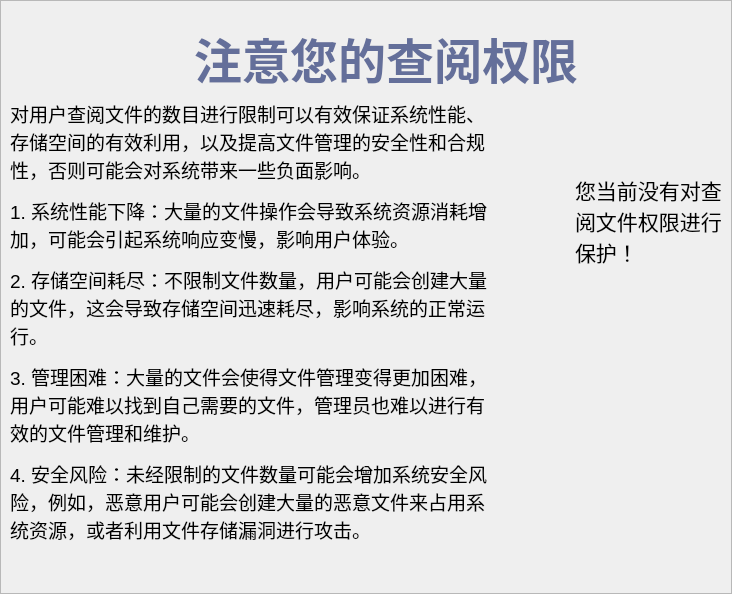
     <widget class="QWidget" name="pageOfAccessRestriction">
      <layout class="QHBoxLayout" name="horizontalLayout_2">
       <property name="leftMargin">
        <number>0</number>
       </property>
       <property name="topMargin">
        <number>0</number>
       </property>
       <property name="rightMargin">
        <number>0</number>
       </property>
       <property name="bottomMargin">
        <number>0</number>
       </property>
       <item>
        <widget class="QFrame" name="frameOfAccessRestriction">
         <property name="styleSheet">
          <string notr="true">QFrame#frameOfAccessRestriction
{
    border-image: url(:/img/background/mild-background.jpeg);
}</string>
         </property>
         <property name="frameShape">
          <enum>QFrame::StyledPanel</enum>
         </property>
         <property name="frameShadow">
          <enum>QFrame::Raised</enum>
         </property>
         <layout class="QHBoxLayout" name="horizontalLayout_13">
          <property name="topMargin">
           <number>22</number>
          </property>
          <item>
           <layout class="QVBoxLayout" name="verticalLayout" stretch="0,5">
            <item>
             <layout class="QHBoxLayout" name="horizontalLayout_22" stretch="1,20">
              <item>
               <widget class="clickLabel" name="backOfAccessRestriction">
                <property name="text">
                 <string/>
                </property>
                <property name="pixmap">
                 <pixmap resource="../resource/res.qrc">:/img/common/back2.png</pixmap>
                </property>
               </widget>
              </item>
              <item>
               <widget class="QLabel" name="label_3">
                <property name="text">
                 <string>&lt;html&gt;&lt;head/&gt;&lt;body&gt;&lt;p&gt;&lt;span style=&quot; font-size:36pt; font-weight:600; color:#646f9a;&quot;&gt;注意您的查阅权限&lt;/span&gt;&lt;/p&gt;&lt;/body&gt;&lt;/html&gt;</string>
                </property>
                <property name="alignment">
                 <set>Qt::AlignCenter</set>
                </property>
               </widget>
              </item>
             </layout>
            </item>
            <item>
             <layout class="QHBoxLayout" name="horizontalLayout_12">
              <property name="spacing">
               <number>40</number>
              </property>
              <item>
               <widget class="QLabel" name="descOfAccessRestriction">
                <property name="styleSheet">
                 <string notr="true">QLabel#descOfAccessRestriction
{
    border-image: url(:/img/scan/analysis/rect.png);
}</string>
                </property>
                <property name="text">
                 <string>&lt;html&gt;&lt;head/&gt;&lt;body&gt;&lt;p&gt;&lt;span style=&quot; font-size:14pt;&quot;&gt;对用户查阅文件的数目进行限制可以有效保证系统性能、存储空间的有效利用，以及提高文件管理的安全性和合规性，否则可能会对系统带来一些负面影响。&lt;/span&gt;&lt;/p&gt;&lt;p&gt;&lt;span style=&quot; font-size:14pt;&quot;&gt;1. 系统性能下降：大量的文件操作会导致系统资源消耗增加，可能会引起系统响应变慢，影响用户体验。&lt;/span&gt;&lt;/p&gt;&lt;p&gt;&lt;span style=&quot; font-size:14pt;&quot;&gt;2. 存储空间耗尽：不限制文件数量，用户可能会创建大量的文件，这会导致存储空间迅速耗尽，影响系统的正常运行。&lt;/span&gt;&lt;/p&gt;&lt;p&gt;&lt;span style=&quot; font-size:14pt;&quot;&gt;3. 管理困难：大量的文件会使得文件管理变得更加困难，用户可能难以找到自己需要的文件，管理员也难以进行有效的文件管理和维护。&lt;/span&gt;&lt;/p&gt;&lt;p&gt;&lt;span style=&quot; font-size:14pt;&quot;&gt;4. 安全风险：未经限制的文件数量可能会增加系统安全风险，例如，恶意用户可能会创建大量的恶意文件来占用系统资源，或者利用文件存储漏洞进行攻击。&lt;/span&gt;&lt;/p&gt;&lt;p&gt;&lt;br/&gt;&lt;/p&gt;&lt;/body&gt;&lt;/html&gt;</string>
                </property>
                <property name="alignment">
                 <set>Qt::AlignLeading|Qt::AlignLeft|Qt::AlignVCenter</set>
                </property>
                <property name="wordWrap">
                 <bool>true</bool>
                </property>
                <property name="margin">
                 <number>20</number>
                </property>
               </widget>
              </item>
              <item>
               <layout class="QGridLayout" name="gridLayout_6">
                <item row="0" column="1">
                 <widget class="QLabel" name="labelOfAccessRestriction">
                  <property name="text">
                   <string>&lt;html&gt;&lt;head/&gt;&lt;body&gt;&lt;p&gt;&lt;span style=&quot; font-size:16pt;&quot;&gt;您当前没有对查阅文件权限进行保护！&lt;/span&gt;&lt;/p&gt;&lt;/body&gt;&lt;/html&gt;</string>
                  </property>
                  <property name="wordWrap">
                   <bool>true</bool>
                  </property>
                 </widget>
                </item>
                <item row="0" column="0">
                 <widget class="QLabel" name="label_5">
                  <property name="text">
                   <string/>
                  </property>
                  <property name="pixmap">
                   <pixmap resource="../resource/res.qrc">:/img/scan/report/remote-management.png</pixmap>
                  </property>
                  <property name="alignment">
                   <set>Qt::AlignRight|Qt::AlignTrailing|Qt::AlignVCenter</set>
                  </property>
                 </widget>
                </item>
                <item row="1" column="0" colspan="2">
                 <widget class="QLabel" name="label_8">
                  <property name="maximumSize">
                   <size>
                    <width>300</width>
                    <height>200</height>
                   </size>
                  </property>
                  <property name="text">
                   <string/>
                  </property>
                  <property name="pixmap">
                   <pixmap resource="../resource/res.qrc">:/img/scan/report/access</pixmap>
                  </property>
                  <property name="scaledContents">
                   <bool>true</bool>
                  </property>
                 </widget>
                </item>
               </layout>
              </item>
             </layout>
            </item>
           </layout>
          </item>
         </layout>
        </widget>
       </item>
      </layout>
     </widget>
